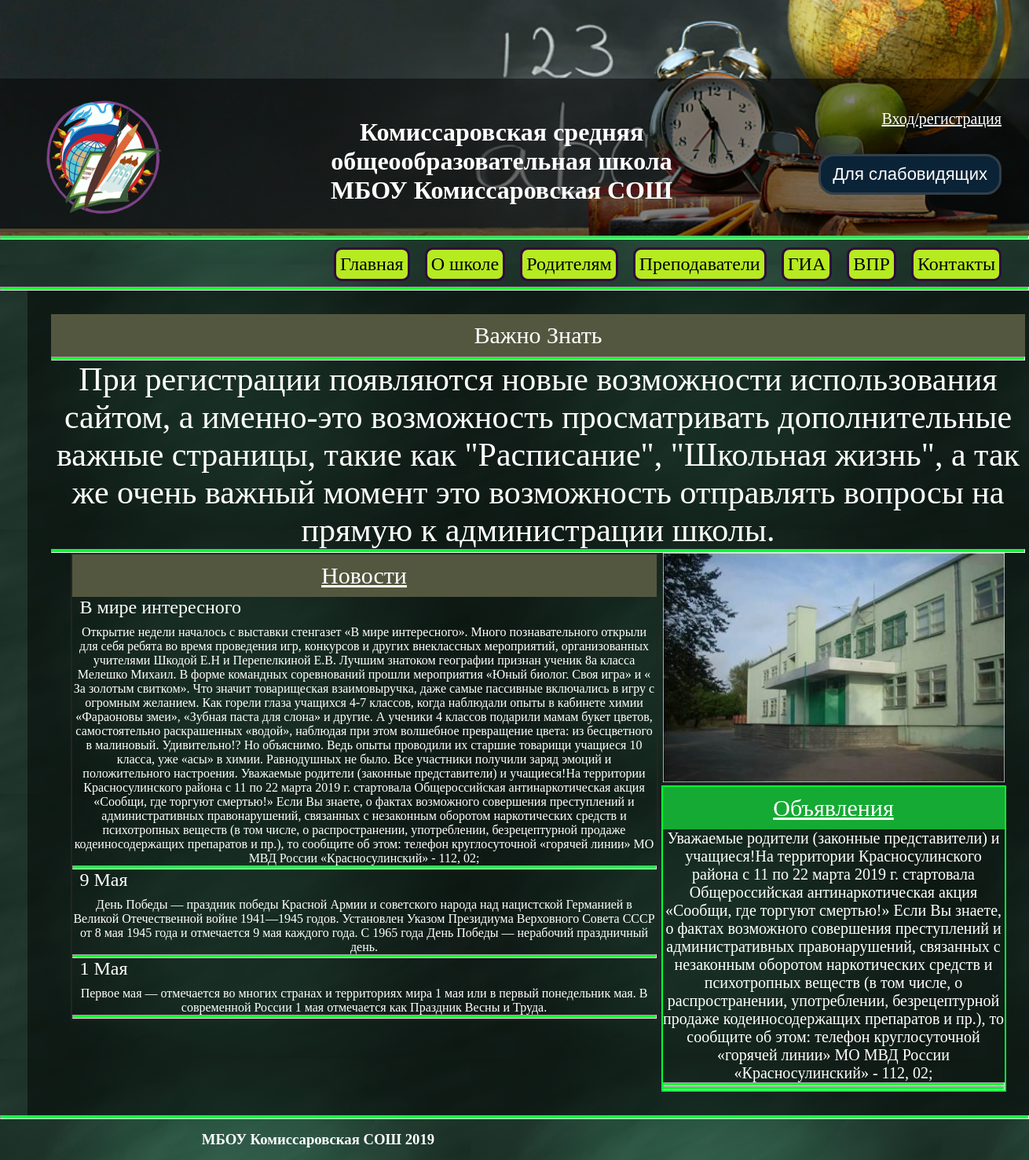
The page /school/index.php on the database its author committed.
### tables this page shows
CREATE TABLE `vaz` (
  `id` int(11) NOT NULL,
  `name` text NOT NULL,
  `content` text NOT NULL
);

CREATE TABLE `news` (
  `id` int(11) NOT NULL,
  `name` varchar(200) NOT NULL,
  `content` varchar(2000) NOT NULL
);

CREATE TABLE `ads` (
  `id` int(11) NOT NULL,
  `content` varchar(2000) NOT NULL
);

### school/index.php (called while the page is built)
<?php include("head.php"); ?>
<?php include("Top.php"); ?>
<?php include("action.php"); ?>
<?php include("bottom.php"); ?>

### school/action.php (the view, shortened to what this page needs)
<?php include("db_connect.php"); ?>
<div class="container">
<div class="action">
<div class="vaz">
<p ><div class="link">Важно Знать</div></p>
<?php
$sql_command = mysqli_query($link, "SELECT name, content FROM vaz LIMIT 2");
while ($result = mysqli_fetch_array($sql_command)) {
echo '<p>' . $result["content"] . '</p><hr>';
}
?>
</div>
<div class="news">
<a href="news/index.php"><div class="link">Новости</div></a>
<?php
$sql_command = mysqli_query($link, "SELECT name, content FROM news LIMIT 3");
while ($result = mysqli_fetch_array($sql_command)) {
echo '<label>' . $result["name"] . '</label>' . '<br><br>';
echo '<p>' . $result["content"] . '</p><hr>';
}
?>
</div>
<div style="display: inline-block; vertical-align: top;">
<img src="images/main_img.png" style="width: 435px;"><br>
<div class="ads">
<a href="ads/index.php"><div style="background-color:  #15aa33;" class="link">Объявления</div></a>
<?php
$sql_command = mysqli_query($link, "SELECT content FROM ads LIMIT 3");
while ($result = mysqli_fetch_array($sql_command)) {
echo '<p>' . $result["content"] . '</p><hr>';
}
?>
</div>
</div>
</div>
</div>

### school/styles/header_style.css (style rules this page uses)
* { margin: 0; padding: 0; }
hr { height: 3px; background-color: #15aa33; }
.container { width: 1240px; text-align: center; margin: 0 auto; }

### school/styles/parents_style.css (style rules this page uses)
a { color: white; }

### school/styles/bottom_style.css (style rules this page uses)
hr { height: 3px; background-color: #00ff34; }

### school/styles/action_style.css (style rules this page uses)
.action { background: url("http://localhost/school/images/back.png"); background-size: cover; padding: 30px; width: 100%; margin-top: 70px; min-height: 600px; }
.news { display: inline-block; width: 60%; border: 2px solid #242521; overflow: scroll; max-height: 710px; }
.ads { width: 435px; border: 2px solid #00ff34; overflow: scroll; max-height: 412px; }
.news label { margin-left: 10px; float: left; font-size: 24px; color: #ffffff; }
.news p { font-size: 16px; color: #ffffff; }
.ads p { font-size: 20px; color: #ffffff; }
.link { width: 100%; background-color: #54573f; color: #ffffff; font-size: 30px; padding-top: 10px; padding-bottom: 10px; }
.vaz { font-size: 42px; color:white; }

### rows shown on the page
vaz: content "При регистрации появляются новые возможности использования сайтом, а именно-это возможность просматривать дополнительные важные страницы, такие как \"Расписание\", \"Школьная жизнь\", а так же очень важный момент это возможность отправлять вопросы на прямую к администрации школы."
news: name "В мире интересного", content "Открытие недели началось с выставки стенгазет «В мире интересного». Много познавательного открыли для себя ребята во время проведения игр, конкурсов и других внеклассных мероприятий, организованных учителями Шкодой Е.Н и Перепелкиной Е.В. Лучшим знатоком географии признан ученик 8а класса Мелешко Михаил. В форме командных соревнований прошли мероприятия «Юный биолог. Своя игра» и « За золотым свитком». Что значит товарищеская взаимовыручка, даже самые пассивные включались в игру с огромным желанием. Как горели глаза учащихся 4-7 классов, когда наблюдали опыты в кабинете химии «Фараоновы змеи», «Зубная паста для слона» и другие. А ученики 4 классов подарили мамам букет цветов, самостоятельно…"
news: name "9 Мая", content "День Победы — праздник победы Красной Армии и советского народа над нацистской Германией в Великой Отечественной войне 1941—1945 годов. Установлен Указом Президиума Верховного Совета СССР от 8 мая 1945 года и отмечается 9 мая каждого года. С 1965 года День Победы — нерабочий праздничный день."
news: name "1 Мая", content "Первое мая — отмечается во многих странах и территориях мира 1 мая или в первый понедельник мая. В современной России 1 мая отмечается как Праздник Весны и Труда."
ads: content "Уважаемые родители (законные представители) и учащиеся!На территории Красносулинского района с 11 по 22 марта 2019 г. стартовала Общероссийская антинаркотическая акция «Сообщи, где торгуют смертью!» Если Вы знаете, о фактах возможного совершения преступлений и административных правонарушений, связанных с незаконным оборотом наркотических средств и психотропных веществ (в том числе, о распространении, употреблении, безрецептурной продаже кодеиносодержащих препаратов и пр.), то сообщите об этом: телефон круглосуточной «горячей линии» МО МВД России «Красносулинский» - 112, 02;"
